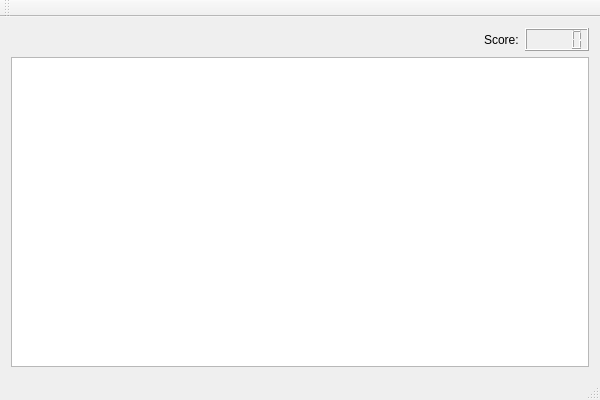
<?xml version="1.0" encoding="UTF-8"?>
<ui version="4.0">
 <class>MainWindow</class>
 <widget class="QMainWindow" name="MainWindow">
  <property name="geometry">
   <rect>
    <x>0</x>
    <y>0</y>
    <width>600</width>
    <height>400</height>
   </rect>
  </property>
  <property name="windowTitle">
   <string>MainWindow</string>
  </property>
  <widget class="QWidget" name="centralWidget">
   <layout class="QGridLayout" name="gridLayout">
    <item row="0" column="0">
     <spacer name="horizontalSpacer">
      <property name="orientation">
       <enum>Qt::Horizontal</enum>
      </property>
      <property name="sizeHint" stdset="0">
       <size>
        <width>452</width>
        <height>20</height>
       </size>
      </property>
     </spacer>
    </item>
    <item row="0" column="1">
     <widget class="QLabel" name="label">
      <property name="text">
       <string>Score:</string>
      </property>
     </widget>
    </item>
    <item row="0" column="2">
     <widget class="QLCDNumber" name="lcdNumber"/>
    </item>
    <item row="1" column="0" colspan="3">
     <widget class="QGraphicsView" name="boardView"/>
    </item>
   </layout>
  </widget>
  <widget class="QMenuBar" name="menuBar">
   <property name="geometry">
    <rect>
     <x>0</x>
     <y>0</y>
     <width>600</width>
     <height>22</height>
    </rect>
   </property>
  </widget>
  <widget class="QToolBar" name="mainToolBar">
   <attribute name="toolBarArea">
    <enum>TopToolBarArea</enum>
   </attribute>
   <attribute name="toolBarBreak">
    <bool>false</bool>
   </attribute>
  </widget>
  <widget class="QStatusBar" name="statusBar"/>
 </widget>
 <layoutdefault spacing="6" margin="11"/>
 <resources/>
 <connections/>
</ui>
